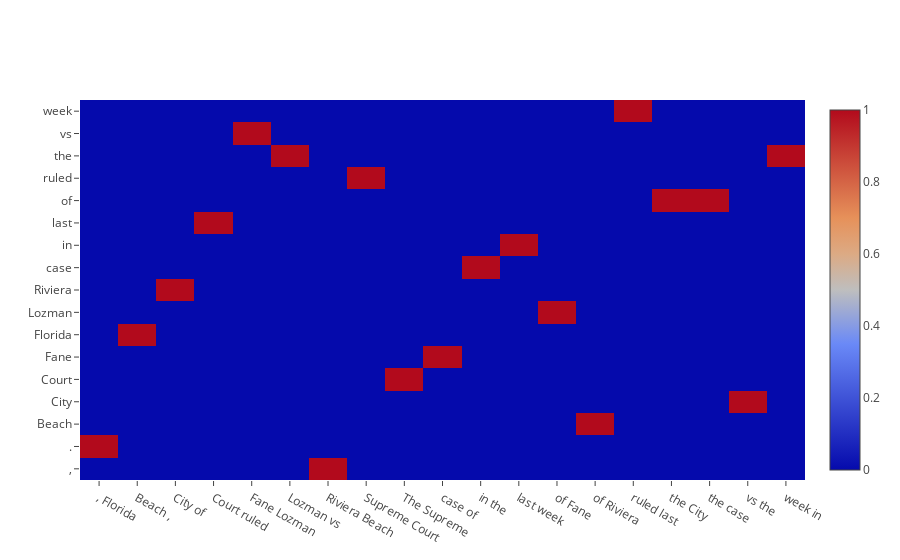

Notebook code for this chart:
### Code cell
ngram_word_mat = ngram_df.as_matrix()
trace = go.Heatmap(x =ngram_df.columns, y = ngram_df.index, z = ngram_word_mat.tolist())
data = [trace]
plot.iplot(data)

### Figure 1 — Plotly figure (JSON) as saved in the notebook; plotly's stock layout.template omitted (floating-point values rounded to 4 significant figures; data arrays with more than 128 entries replaced by an {"elided": "..."} marker saying what was removed)
{"data": [{"type": "heatmap", "x": [", Florida", "Beach ,", "City of", "Court ruled", "Fane Lozman", "Lozman vs", "Riviera Beach", "Supreme Court", "The Supreme", "case of", "in the", "last week", "of Fane", "of Riviera", "ruled last", "the City", "the case", "vs the", "week in"], "y": [",", ".", "Beach", "City", "Court", "Fane", "Florida", "Lozman", "Riviera", "case", "in", "last", "of", "ruled", "the", "vs", "week"], "z": {"elided": "17x19 int values"}}], "layout": {}}
